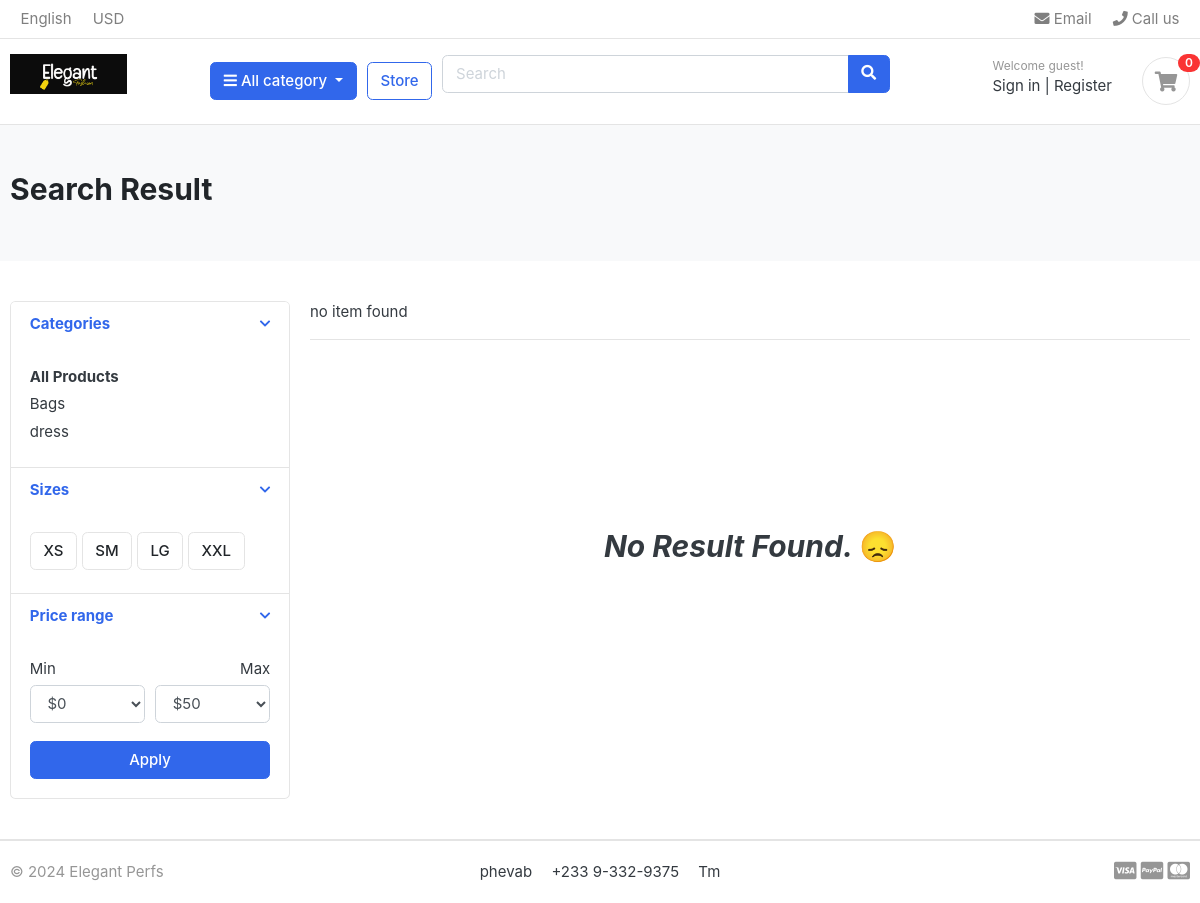
Page /store/search/ on the earlier database version.
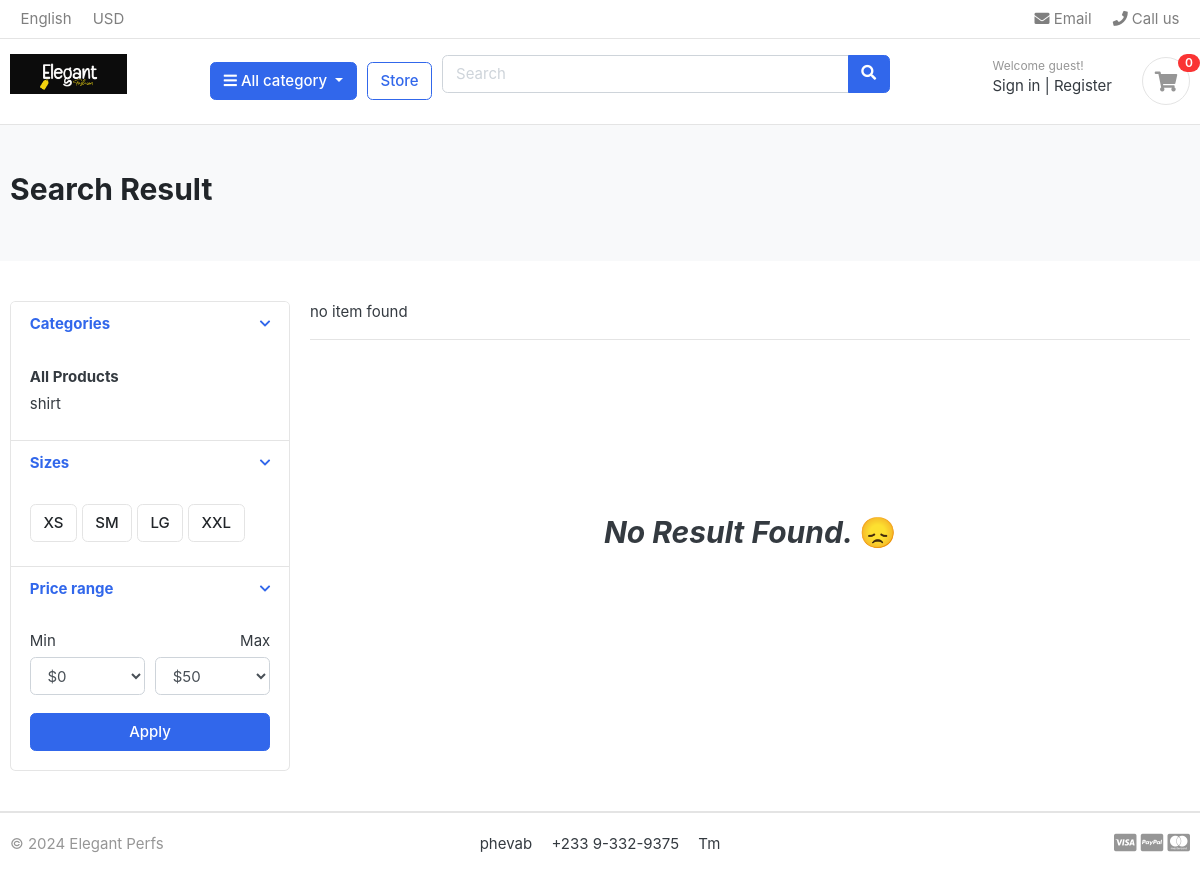
Same page on the later database version.
### category/models.py (models this page shows, shortened)
class Category(models.Model):
    category_name = models.CharField(max_length=50, unique=True)
    slug  = models.SlugField(max_length=50, unique=True)
    description  = models.TextField(max_length=255, blank=True)
    cat_image  = models.ImageField(upload_to='photos/categories', blank=True)
    class Meta:
        verbose_name='category'
        verbose_name_plural='categories'
    def get_url(self):
        return reverse('products_by_category',args=[self.slug])

### store/views.py (the view, shortened to what this page needs)
# urls.py: path('search/', views.search, name='search'),
def search(request):
    products = []
    product_count = 0
    context = {
        'products': products,
        'product_count':product_count
    }
    return render(request, 'store.html', context  )

### carts/context_processors.py (called while the page is built)
def counter(request):
    cart_count = 0
    if 'admin' in request.path:
        return{}
    else:
        try:
            cart = Cart.objects.filter(cart_id = _cart_id(request))
            cart_items = CartItem.objects.all().filter(cart=cart[:1])
            for cart_item in cart_items:
                cart_count = cart_count + cart_item.quantity
        except Cart.DoesNotExist:
            cart_count = 0
    return dict(cart_count=cart_count)

### carts/views.py (called while the page is built)
def _cart_id(request):
    cart = request.session.session_key
    if not cart:
        cart = request.session.create()
    return cart

### category/context_processors.py (called while the page is built)
def menu_links(request):
    links = Category.objects.all()
    return dict(links=links)

### templates/store.html (shortened to what the changed rows need)
{% extends 'base.html' %}
{% load static %}
{% block content %}
    <section class="section-pagetop bg">
      <div class="container">
        {% if 'search' in request.path %}
         <h2 class="title-page">Search Result</h2>
        {% else %}
          <h2 class="title-page">Our Store</h2>
        {% endif %}
      </div>
    </section>
    <section class="section-content padding-y">
      <div class="container">
        <div class="row">
          <aside class="col-md-3">
            <div class="card">
              <article class="filter-group">
                <div
                  class="filter-content collapse show"
                  id="collapse_1"
                >
                  <div class="card-body">
                    <ul class="list-menu">
                      {% for category in links %}
                      <li><a href="{{category.get_url}}">{{category.category_name}} </a></li>
                      {% endfor %}
                    </ul>
                  </div>
                </div>
              </article>
            </div>
          </aside>
          <main class="col-md-9">
            <div class="row">
              {% if products %}
              {% for product in products  %}
              <div class="col-md-4">
                <figure class="card card-product-grid">
                  <div class="img-wrap">
                    <a href="{{product.get_url}}">
                    <img src="{{ product.images.url}}" />
                    </a>
                  </div>
                  <figcaption class="info-wrap">
                    <div class="fix-height">
                      <a href="{{product.get_url}}" class="title"
                        >{{ product.product_name}}</a
                      >
                      <div class="price-wrap mt-2">
                        <span class="price">{{ product.price}}</span>
                        <del class="price-old">{{ product.old_price}}</del>
                      </div>
                    </div>
                    <a href="{{ product.get_url }}" class="btn btn-block btn-primary"
                      >View Detail
                    </a>
                  </figcaption>
                </figure>
              </div>
              {% endfor %}
              {% else %}
                  <div style="text-align: center; position: absolute; top: 50%; left: 50%; transform: translate(-50%, -50%);">
                      <h2><em>No Result Found. </em>😞</h2>
                  </div>
              {% endif %}
            </div>
          </main>
        </div>
      </div>
    </section>
{% endblock %}

Differences in the rows shown:
removed Category: category_name "Bags"
removed Category: category_name "dress"
added Category: category_name "shirt"
